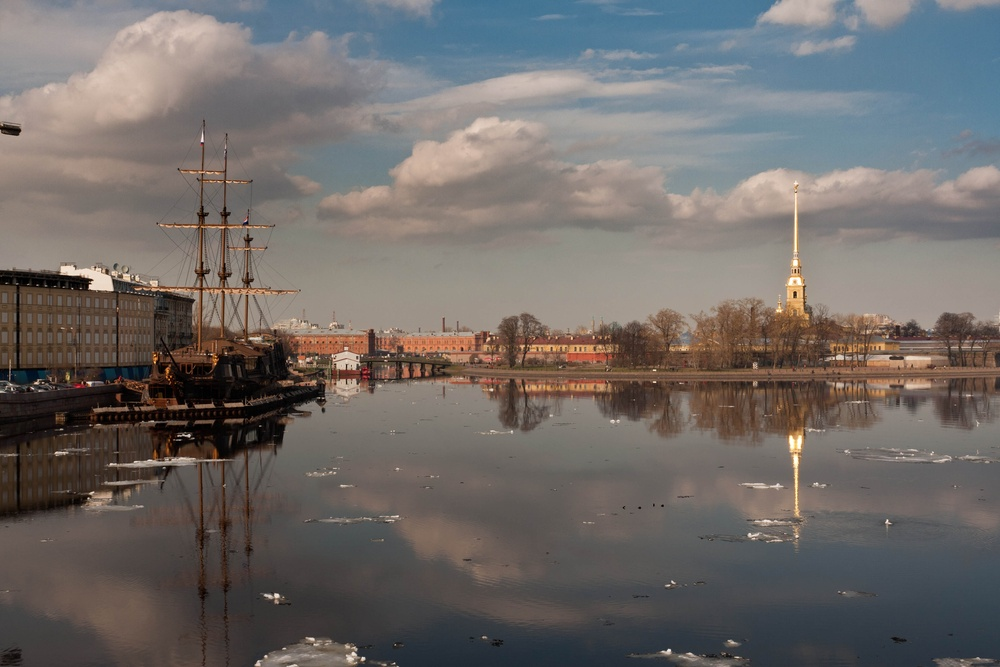
#> input picture data/opencv-stitching/boat1.jpg, 1000 x 667 px, shrunk from 3888 x 2592 before the run
$ python image_stitcher.py
#> lines starting #> are read from the running program, lines starting #| are printed output that depends on the picture
import cv2.detail
import numpy as np
import cv2 as cv
import matplotlib.pyplot as plt

import warpImages

imagePath = './data/opencv-stitching/'
#imageNames = ['a1.png', 'a2.png', 'a3.png']
imageNames = ['boat1.jpg', 'boat2.jpg', 'boat3.jpg']
#  'boat3.jpg', 'boat4.jpg', 'boat5.jpg', 'boat6.jpg']
#imageNames = ['newspaper1.jpg', 'newspaper2.jpg', 'newspaper3.jpg', 'newspaper4.jpg']

images = []

# Append images
for name in imageNames:
    images.append(cv.imread(imagePath + name))

# Initialize SIFT detector
sift = cv.SIFT_create()

keypoints_and_descriptors = []

for image in images:
    # Find the keypoints and descriptors with SIFT
    kp, des = sift.detectAndCompute(image, None)
    keypoints_and_descriptors.append({"kp": kp, "des": des})
#> this loop made 3 passes
#> after the loop, keypoints_and_descriptors = 3 items

# Initialize flann-matcher
FLANN_INDEX_KDTREE = 1
index_params = dict(algorithm=FLANN_INDEX_KDTREE, trees=5)
search_params = dict(checks=50)  # or pass empty dictionary
flann = cv.FlannBasedMatcher(index_params, search_params)

base = images[0]
#> base is the input picture: shape (667, 1000, 3); mean B, G, R 104, 106.6, 111.8
base_kp = keypoints_and_descriptors[0].get("kp")
#> base_kp = 1818 keypoints; strongest (x, y, size): (189, 435, 2.3), (363, 659, 2.7), (277, 595, 3.3), (90, 383, 3.2)
base_des = keypoints_and_descriptors[0].get("des")

print("Progress:", str(1) + " / " + str(len(images)))
#| Progress: 1 / 3

MIN_MATCH_COUNT = 10
warped_images = []
width, height = base.shape[1], base.shape[0]
#> width = 1000; height = 667

for i in range(1, len(images)):
    curr_kp = keypoints_and_descriptors[i].get("kp")
    curr_des = keypoints_and_descriptors[i].get("des")

    # Find matches
    matches = flann.knnMatch(base_des, curr_des, k=2)

    # store all the good matches as per Lowe's ratio test.
    good = []
    for m, n in matches:
        if m.distance < 0.7 * n.distance:
            good.append(m)

    # If enough matches are found, we extract the locations of matched keypoints in both the images.
    # They are passed to find the perspective transformation.
    # Once we get this 3x3 transformation matrix,
    # we use it to transform the corners of queryImage to corresponding points in trainImage. Then we draw it.
    if len(good) > MIN_MATCH_COUNT:
        src_pts = np.float32([base_kp[m.queryIdx].pt for m in good]).reshape(-1, 1, 2)
        dst_pts = np.float32([curr_kp[m.trainIdx].pt for m in good]).reshape(-1, 1, 2)
        H, mask = cv.findHomography(src_pts, dst_pts, cv.RANSAC, 5.0)
        #base = warpImages.warp_images(images[i], base, H)

        warped = cv2.warpPerspective(images[i], H, (width, height))
        warped_images.append(warped)
        print("Progress:", str(i + 1) + " / " + str(len(images)))
        base = images[i]
        base_kp = curr_kp
        base_des = curr_des
    else:
        print("Not enough matches are found - {}/{}".format(len(good), MIN_MATCH_COUNT))
#> this loop made 2 passes
#> matches on passes 1 to 2: 1818 matches, 1294 matches
#| Progress: 2 / 3
#| Progress: 3 / 3
#> pass 1, `warped = cv2.warpPerspective(images[i], H, (width, height))`:
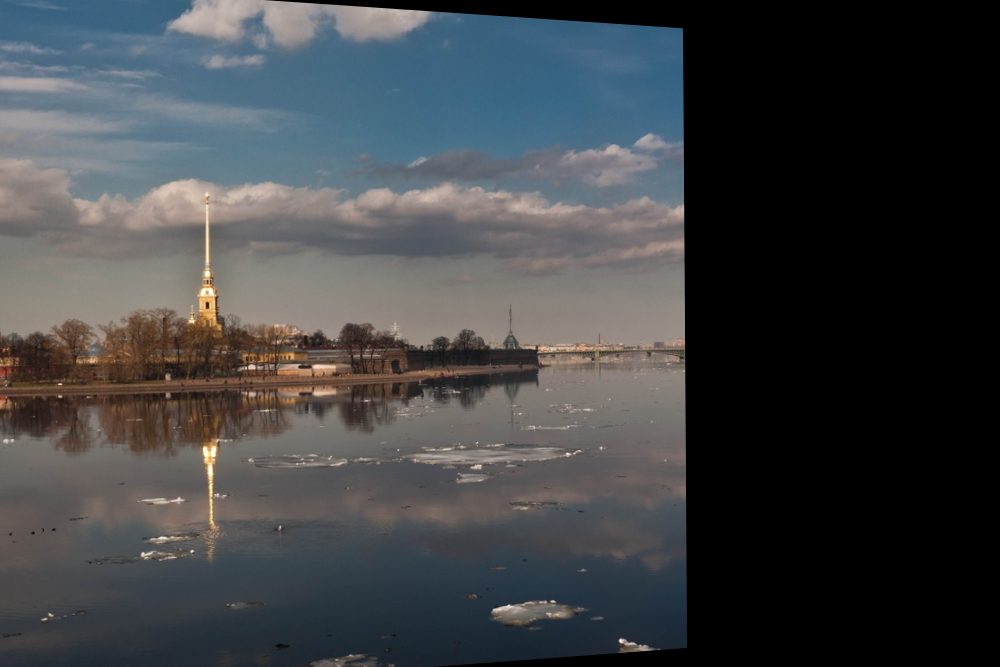
#> warped: shape (667, 1000, 3); mean of channels 0, 1, 2 69.2, 66.8, 64.2; drawn as B, G, R
#> pass 2, `warped = cv2.warpPerspective(images[i], H, (width, height))`:
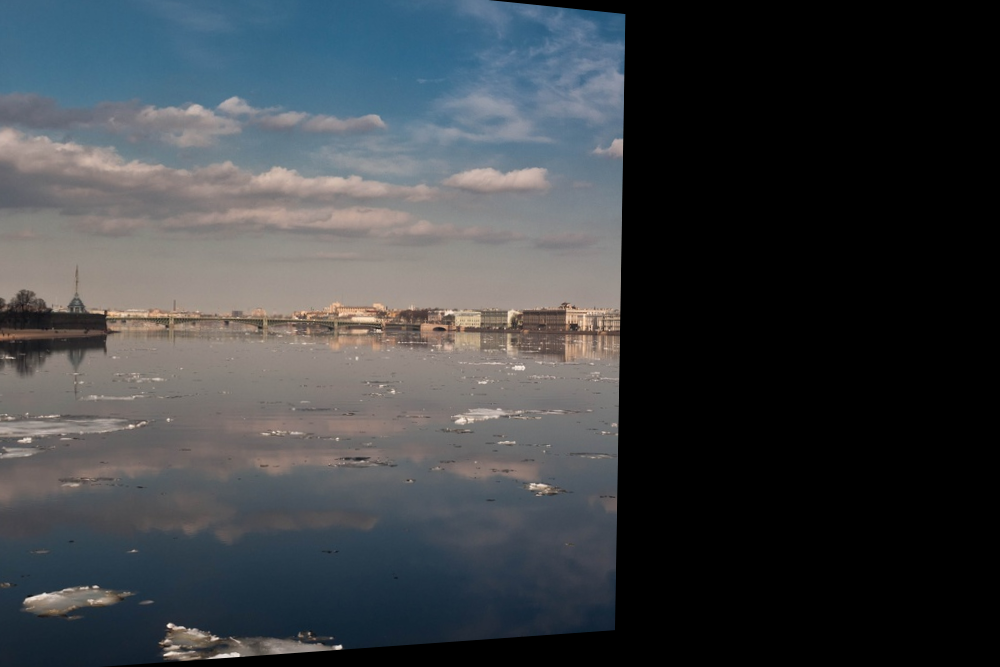
#> warped: shape (667, 1000, 3); mean of channels 0, 1, 2 68.6, 64.9, 61.2; drawn as B, G, R
#> after the loop, warped_images = 2 items

result = images[0]
for image in warped_images:
    result = cv.addWeighted(result, 1, image, 1, 0)
#> this loop made 2 passes
#> pass 1, `result = cv.addWeighted(result, 1, image, 1, 0)`:
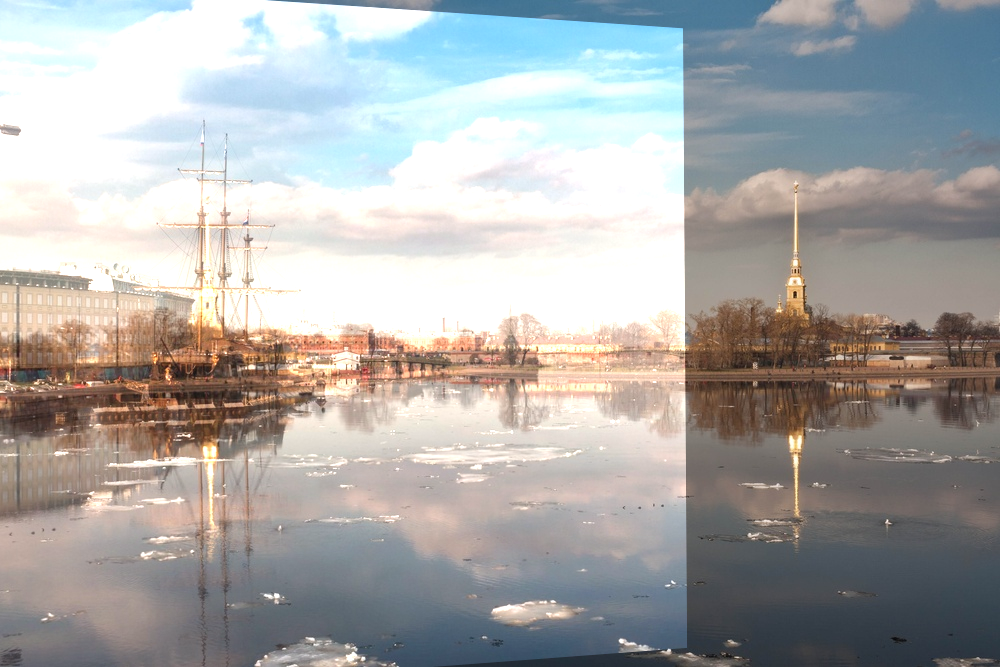
#> result: shape (667, 1000, 3); mean B, G, R 168.2, 169.5, 170.1
#> pass 2, `result = cv.addWeighted(result, 1, image, 1, 0)`:
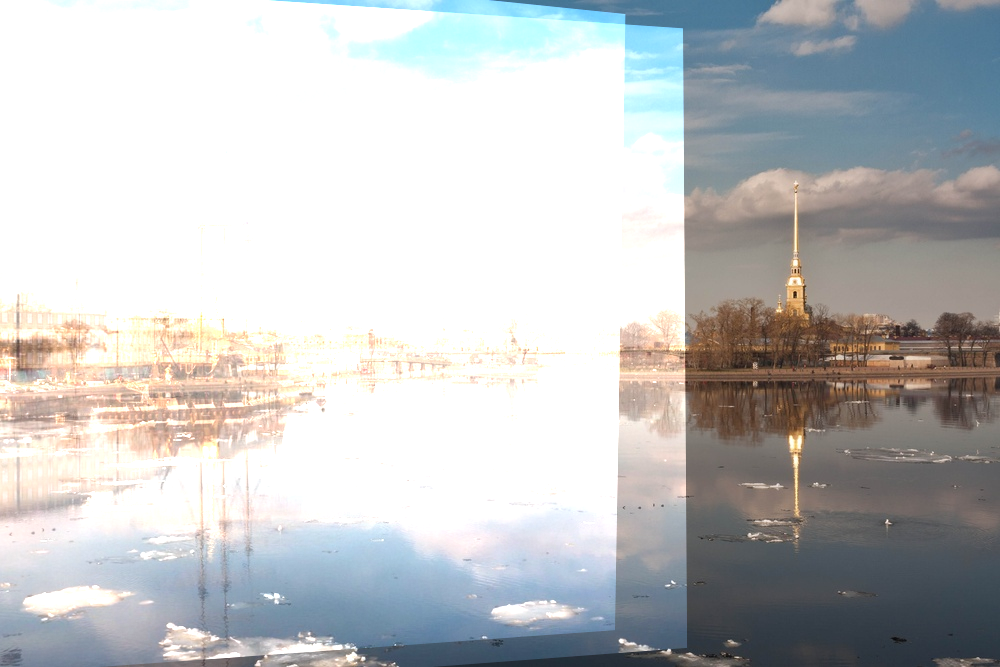
#> result: shape (667, 1000, 3); mean B, G, R 194.8, 194, 192.6

cv.imwrite('result.png', result)
